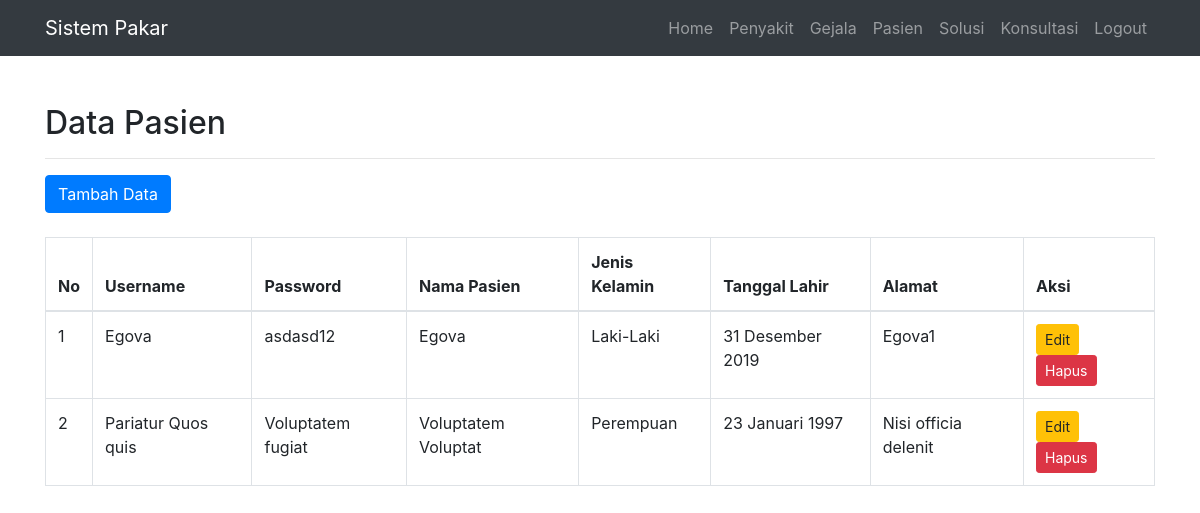
Page /admin/index.php?page=module/Pasien/index (signed in) on the committed database.
### tables this page shows
CREATE TABLE IF NOT EXISTS `tb_Pasien` (
  `pasien_id` int(11) NOT NULL,
  `pasien_user` varchar(50) NOT NULL,
  `pasien_pass` varchar(50) NOT NULL,
  `pasien_nama` varchar(50) NOT NULL,
  `pasien_jk` varchar(50) NOT NULL,
  `pasien_tgl_lahir` date NOT NULL,
  `pasien_alamat` varchar(100) NOT NULL
);

### assets/model/conf.php (called while the page is built, shortened)
<?php
$conn = mysqli_connect('localhost', 'root', 'mysql', 'db_pakar_cf');
class Conf
{
    public function get($query)
    {
        global $conn;
        $ambil = $conn->query($query);
        $hasil = [];
        while ($pecah = $ambil->fetch_object()) {
            $hasil[] = $pecah;
        }
        return $hasil;
    }
}

### assets/model/db.php (called while the page is built, shortened)
<?php
include 'conf.php';
class Db extends Conf
{
    public function getAllPasien()
    {
        $query = $this->get("SELECT * FROM tb_Pasien");
        return $query;
    }
}

### assets/libs/helper/helper.php (called while the page is built, shortened)
<?php
function TglIndo($date)
{
    $BulanIndo = array("Januari", "Februari", "Maret", "April", "Mei", "Juni", "Juli", "Agustus", "September", "Oktober", "November", "Desember");
    $tahun = substr($date, 0, 4);
    $bulan = substr($date, 5, 2);
    $tgl   = substr($date, 8, 2);
    $result = $tgl . " " . $BulanIndo[(int) $bulan - 1] . " " . $tahun;
    return ($result);
}

### admin/module/Pasien/index.php (the view)
<div class="container">
    <div class="row">
        <div class="col-md-12 mb-5 mt-5">
            <h2>Data Pasien</h2>
            <hr>
            <div class="table-responsive">
                <a href="?page=module/Pasien/tambah" class="btn btn-primary ">Tambah Data</a>
                <br><br>
                <table class="table table-bordered" id="dataTable" width="100%" cellspacing="0">
                    <thead>
                        <tr>
                            <th width="10px">No</th>
                            <th>Username</th>
                            <th>Password</th>
                            <th>Nama Pasien</th>
                            <th>Jenis Kelamin</th>
                            <th>Tanggal Lahir</th>
                            <th>Alamat</th>
                            <th width="131px">Aksi</th>
                        </tr>
                    </thead>
                    <tbody>
                        <?php
                        foreach ($db->getAllPasien() as $no => $dPasien) {
                        ?>
                            <tr>
                                <td><?= ++$no ?></td>
                                <td><?= $dPasien->pasien_user ?></td>
                                <td><?= $dPasien->pasien_pass ?></td>
                                <td><?= $dPasien->pasien_nama ?></td>
                                <td><?= $dPasien->pasien_jk ?></td>
                                <td><?= TglIndo($dPasien->pasien_tgl_lahir) ?></td>
                                <td><?= $dPasien->pasien_alamat ?></td>
                                <td>
                                    <a href="index.php?page=module/Pasien/edit&id=<?= $dPasien->pasien_id ?>" class="btn btn-warning btn-sm">Edit</a>
                                    <a href="index.php?page=module/Pasien/hapus&id=<?= $dPasien->pasien_id ?>" class="btn btn-danger btn-sm">Hapus</a>
                                </td>
                            </tr>
                        <?php }  ?>
                    </tbody>
                </table>
            </div>
        </div>
    </div>
</div>

### assets/css/business-frontpage.css (style rules this page uses)
body { padding-top: 56px; }

### rows in the picture
tb_pasien: pasien_user "Egova", pasien_pass "asdasd12", pasien_nama "Egova", pasien_jk "Laki-Laki", pasien_tgl_lahir "31 Desember 2019", pasien_alamat "Egova1"
tb_pasien: pasien_user "Pariatur Quos quis", pasien_pass "Voluptatem fugiat", pasien_nama "Voluptatem Voluptat", pasien_jk "Perempuan", pasien_tgl_lahir "23 Januari 1997", pasien_alamat "Nisi officia delenit"
